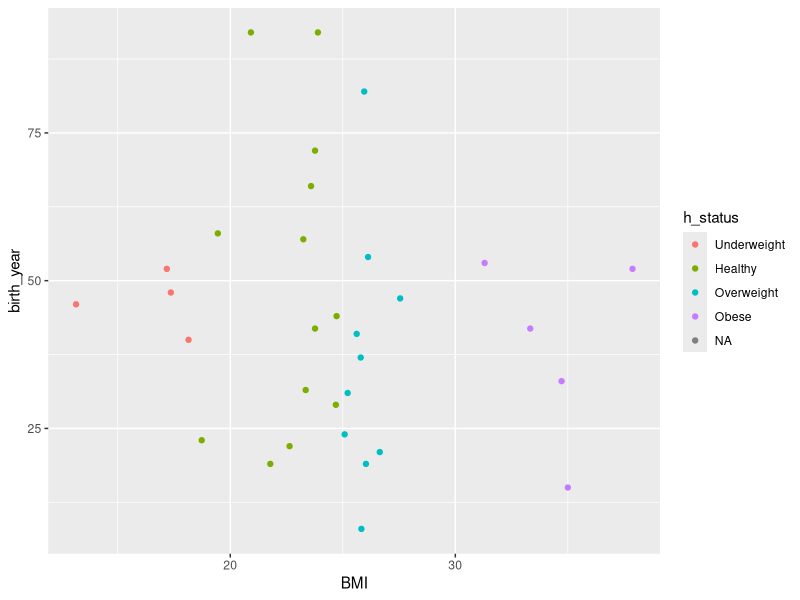
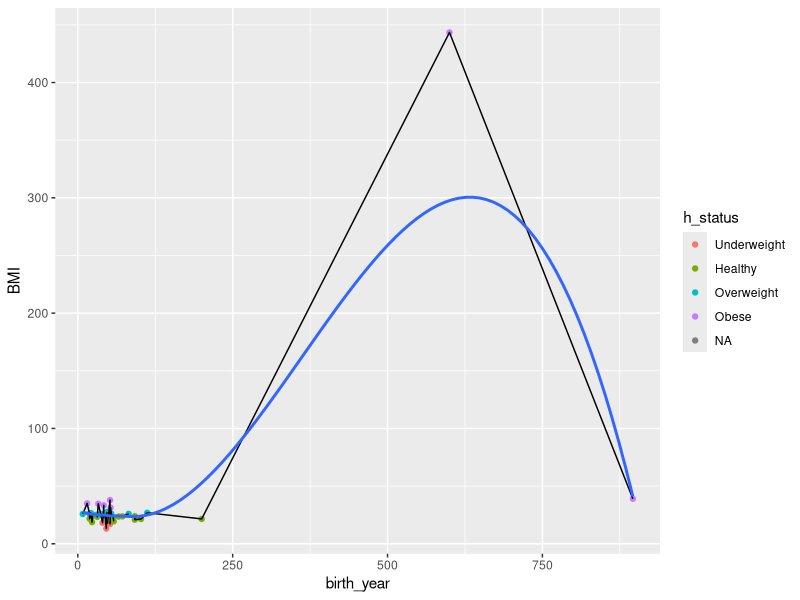
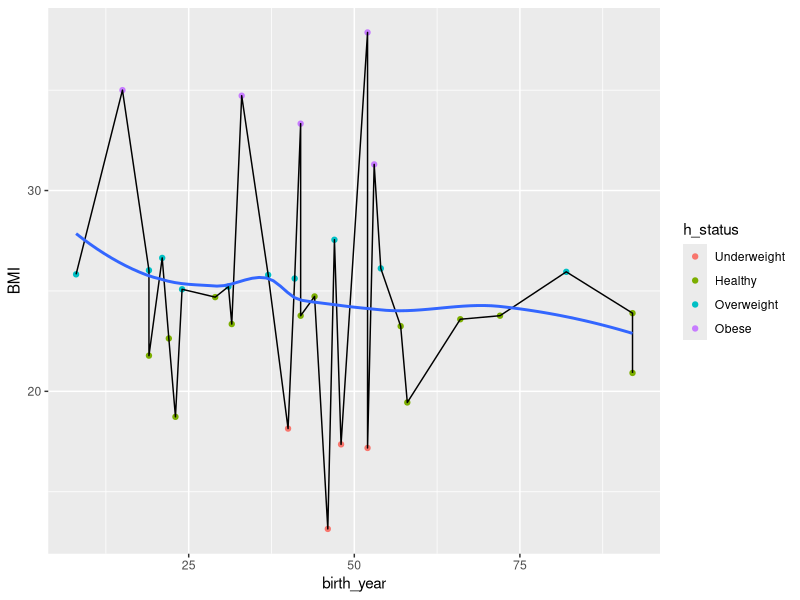

Write the R code that produced these figures, in order.
# iremyuvali | 2017555071 

library(dplyr)
library(tidyverse)

starwars

# question 1: ss : star ships without null. Counts and names of the characters having at least one starship.

ss<-filter(starwars, starships!="character(0)")
ss
ss$name
count(ss)


# question 2: eye_c : eye color frequencies from most to least 

eye_c <- starwars %>% group_by(eye_color)

eye_c <- eye_c %>% summarise(
  freq_col=n()
)

View(arrange(eye_c, desc(freq_col)))


# question 3: oldest_three : three oldest species according to the mean age.

spec <- starwars %>% group_by(species)

spec <- spec %>% summarise(
  mean_age=mean(birth_year, na.rm=TRUE)
)

oldest_three <- arrange(spec, desc(mean_age))
oldest_three [1:3,]


# question 4: my_char : a new data set consists of my data. 

my_char <- add_row(starwars, name="iremy",
                    height=155,
                    mass=45.0,
                    hair_color="brown",
                    skin_color="white",
                    eye_color="brown",
                    birth_year=23.0,
                    sex="female",
                    gender="feminine",
                    homeworld="Bestine IV",
                    species="Human",
                    films=list("A New Hope"),
                    vehicles=list("Snowspeeder"),
                    starships=list("Millennium Falcon")
                    )
View(my_char)

# question 5: BMI values of "my_char data set" are calculated and categorized. 


my_char <- mutate(my_char, BMI=mass/((height/100)*(height/100)))


my_char <- mutate(my_char, h_status=cut(BMI,breaks=c(-Inf,18.5,25.0,30.0,+Inf),
                                      labels=c("Underweight","Healthy","Overweight","Obese")))

select(my_char,h_status)

View(my_char)


# question 6: It's plotted according to the BMI<100 condition.

no_filter <- my_char

my_char <- filter(my_char,birth_year<100)

ggplot(data=my_char, mapping=aes(x=BMI, y=birth_year)) +
  geom_point(mapping = aes(color=h_status))
  

# question 7: It's plotted according to the relationship between BMI and birth_year

my_char <- no_filter

ggplot(data=my_char, mapping=aes(x=birth_year, y=BMI)) +
  geom_point(mapping = aes(color=h_status)) +
  geom_line() +
  geom_smooth(se=FALSE)


## the version of the graph above that filtered by BMI<100 and birth_year<100.

my_char <- filter(my_char,birth_year<100,BMI<100)

ggplot(data=my_char, mapping=aes(x=birth_year, y=BMI)) +
  geom_point(mapping = aes(color=h_status)) +
  geom_line() +
  geom_smooth(se=FALSE)

